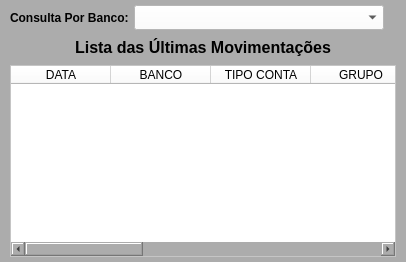
        <widget class="QWidget" name="widget_4" native="true">
         <property name="styleSheet">
          <string notr="true">background-color: rgb(172, 172, 172);</string>
         </property>
         <layout class="QGridLayout" name="gridLayout_3">
          <property name="leftMargin">
           <number>10</number>
          </property>
          <property name="topMargin">
           <number>5</number>
          </property>
          <property name="rightMargin">
           <number>10</number>
          </property>
          <property name="bottomMargin">
           <number>5</number>
          </property>
          <property name="spacing">
           <number>5</number>
          </property>
          <item row="0" column="2" colspan="2">
           <widget class="QLabel" name="label_7">
            <property name="minimumSize">
             <size>
              <width>0</width>
              <height>0</height>
             </size>
            </property>
            <property name="maximumSize">
             <size>
              <width>16777215</width>
              <height>16777215</height>
             </size>
            </property>
            <property name="text">
             <string/>
            </property>
           </widget>
          </item>
          <item row="3" column="0" colspan="4">
           <widget class="QLabel" name="label_5">
            <property name="minimumSize">
             <size>
              <width>0</width>
              <height>25</height>
             </size>
            </property>
            <property name="maximumSize">
             <size>
              <width>16777215</width>
              <height>25</height>
             </size>
            </property>
            <property name="font">
             <font>
              <pointsize>12</pointsize>
              <weight>75</weight>
              <bold>true</bold>
             </font>
            </property>
            <property name="text">
             <string>Lista das Últimas Movimentações</string>
            </property>
            <property name="alignment">
             <set>Qt::AlignCenter</set>
            </property>
           </widget>
          </item>
          <item row="0" column="0">
           <widget class="QLabel" name="label_9">
            <property name="font">
             <font>
              <pointsize>9</pointsize>
              <weight>75</weight>
              <bold>true</bold>
             </font>
            </property>
            <property name="text">
             <string>Consulta Por Banco:</string>
            </property>
           </widget>
          </item>
          <item row="0" column="1">
           <widget class="QComboBox" name="combo_Consulta_banco">
            <property name="sizePolicy">
             <sizepolicy hsizetype="Preferred" vsizetype="Preferred">
              <horstretch>0</horstretch>
              <verstretch>0</verstretch>
             </sizepolicy>
            </property>
            <property name="minimumSize">
             <size>
              <width>250</width>
              <height>25</height>
             </size>
            </property>
            <property name="maximumSize">
             <size>
              <width>250</width>
              <height>25</height>
             </size>
            </property>
            <property name="styleSheet">
             <string notr="true">background-color: rgb(255, 255, 255);</string>
            </property>
            <item>
             <property name="text">
              <string/>
             </property>
            </item>
           </widget>
          </item>
          <item row="4" column="0" colspan="4">
           <widget class="QTableWidget" name="table_Lista">
            <property name="sizePolicy">
             <sizepolicy hsizetype="Preferred" vsizetype="Preferred">
              <horstretch>0</horstretch>
              <verstretch>0</verstretch>
             </sizepolicy>
            </property>
            <property name="styleSheet">
             <string notr="true">background-color: rgb(255, 255, 255);</string>
            </property>
            <column>
             <property name="text">
              <string>DATA</string>
             </property>
            </column>
            <column>
             <property name="text">
              <string>BANCO</string>
             </property>
            </column>
            <column>
             <property name="text">
              <string>TIPO CONTA</string>
             </property>
            </column>
            <column>
             <property name="text">
              <string>GRUPO</string>
             </property>
            </column>
            <column>
             <property name="text">
              <string>CATEGORIA</string>
             </property>
            </column>
            <column>
             <property name="text">
              <string>VALOR</string>
             </property>
            </column>
            <column>
             <property name="text">
              <string>ESTABEL.</string>
             </property>
            </column>
            <column>
             <property name="text">
              <string>CIDADE</string>
             </property>
            </column>
            <column>
             <property name="text">
              <string>OBS</string>
             </property>
            </column>
           </widget>
          </item>
         </layout>
        </widget>
